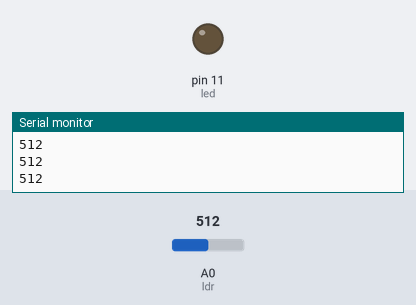
The sketch below on a simulated Arduino Uno, built with avr-gcc and run on an emulated ATmega328P. Shown: output pins drawn as LEDs (lit = HIGH), the last lines printed to the serial monitor. The test bench sets the inputs (shaded band); at power-on: A0 (ldr) = 512.

Above: at 1.5 s.
1.6 s: A0 (ldr) set to 0
At 3.3 s:
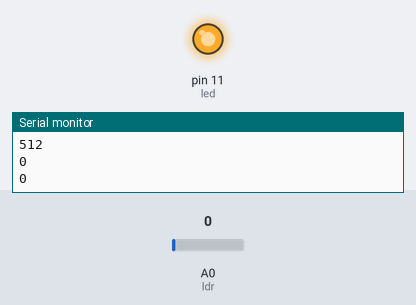
3.6 s: A0 (ldr) set to 20
At 5.0 s:
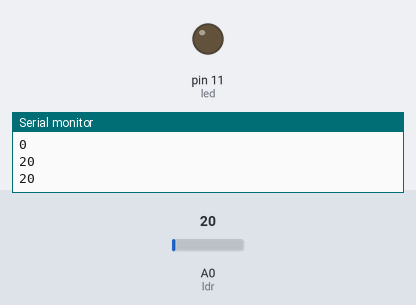
Timing chart, 0 to 6.6 s (numbered marks = the images above; inputs shaded):
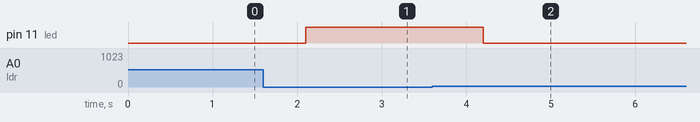

The sketch:

LDRdependentLED.ino
```cpp
const int led=11;
const int ldr=A0;
int a=0;
float brightness=0;

void setup()
{
    pinMode(led,OUTPUT);
    Serial.begin(9600);
}

void loop()
{
    a=analogRead(ldr);
    Serial.println(a);
    if(a>=10){
      analogWrite(led,0);
      }
    else{
      brightness=255-(a*30);
      analogWrite(led,brightness);
      }
     delay(700);
}
```

Measured:
- after the input at 1.6 s, pin 11 (led): LOW → HIGH after 0.50 s
- after the input at 3.6 s, pin 11 (led): HIGH → LOW after 0.60 s
